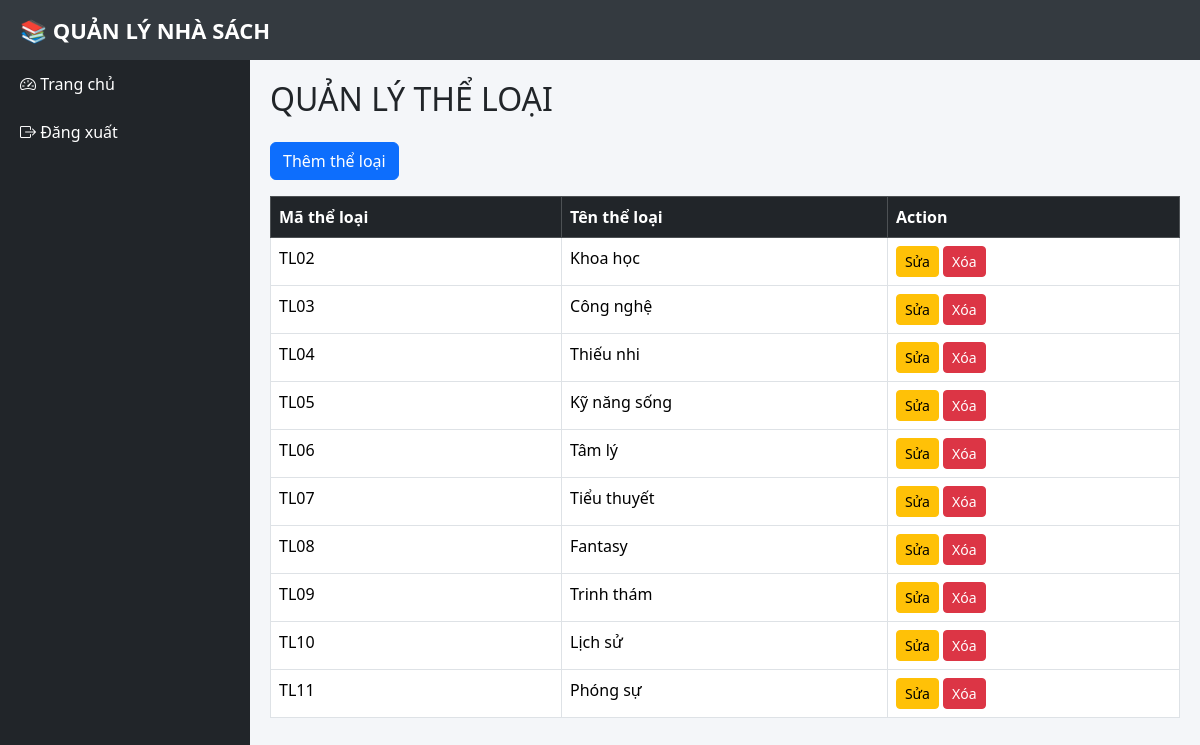
The page /theloai/index.php on the database its author committed.
### tables this page shows
CREATE TABLE `theloai` (
  `MaTheLoai` varchar(20) NOT NULL,
  `TenTheLoai` varchar(100) DEFAULT NULL
);

### theloai/index.php (the view, shortened to what this page needs)
<?php
include("../layout/header.php");
include("../layout/sidebar.php");
$sql = "SELECT * FROM THELOAI";
$result = mysqli_query($conn, $sql);
?>
<div class="content">
<h2 class="mb-4">
    QUẢN LÝ THỂ LOẠI
</h2>
<a href="them.php"
class="btn btn-primary mb-3">
    Thêm thể loại
</a>
<table class="table table-bordered table-hover">
<tr class="table-dark">
<th>Mã thể loại</th>
<th>Tên thể loại</th>
<th>Action</th>
</tr>
<?php while($row = mysqli_fetch_assoc($result)){ ?>
<tr>
<td><?= $row['MaTheLoai'] ?></td>
<td><?= $row['TenTheLoai'] ?></td>
<td>
<a href="sua.php?id=<?= $row['MaTheLoai'] ?>"
class="btn btn-warning btn-sm">
Sửa
</a>
<a href="xoa.php?id=<?= $row['MaTheLoai'] ?>"
class="btn btn-danger btn-sm"
onclick="return confirm('Xóa thể loại?')">
Xóa
</a>
</td>
</tr>
<?php } ?>
</table>
</div>
<?php
include("../layout/footer.php");
?>

### layout/header.php (style rules this page uses)
body { margin:0; background:#f4f6f9; }
.content { margin-left:250px; margin-top:60px; padding:20px; }

### rows shown on the page
theloai: MaTheLoai "TL02", TenTheLoai "Khoa học"
theloai: MaTheLoai "TL03", TenTheLoai "Công nghệ"
theloai: MaTheLoai "TL04", TenTheLoai "Thiếu nhi"
theloai: MaTheLoai "TL05", TenTheLoai "Kỹ năng sống"
theloai: MaTheLoai "TL06", TenTheLoai "Tâm lý"
theloai: MaTheLoai "TL07", TenTheLoai "Tiểu thuyết"
theloai: MaTheLoai "TL08", TenTheLoai "Fantasy"
theloai: MaTheLoai "TL09", TenTheLoai "Trinh thám"
theloai: MaTheLoai "TL10", TenTheLoai "Lịch sử"
theloai: MaTheLoai "TL11", TenTheLoai "Phóng sự"
